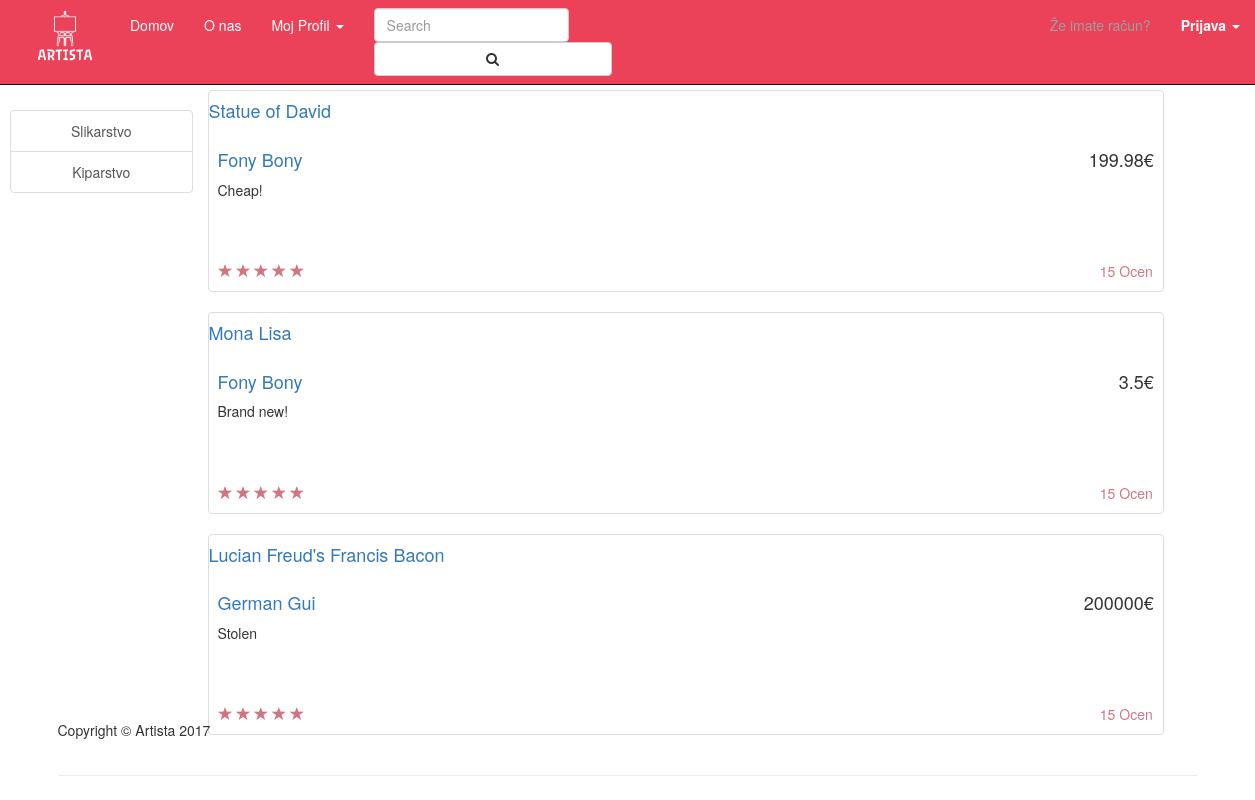
Screenshot of /SpletnaAplikacija/index.php/homepage with the database file from the repository.
### tables this page shows
CREATE TABLE IF NOT EXISTS `listing` (
  `id` INT NOT NULL AUTO_INCREMENT,
  `seller` INT NOT NULL,
  `price` FLOAT NOT NULL,
  `description` VARCHAR(1000) NOT NULL,
  `timestamp` DATETIME NOT NULL DEFAULT CURRENT_TIMESTAMP,
  `shown` TINYINT NOT NULL,
  `category` INT NOT NULL,
  `mainPic` INT NULL,
  `name` VARCHAR(45) NOT NULL,
  PRIMARY KEY (`id`),
  INDEX `id_idx` (`seller` ASC),
  INDEX `id_idx1` (`category` ASC),
  INDEX `idPicture_idx` (`mainPic` ASC),
  CONSTRAINT `fk_listing_seller`
    FOREIGN KEY (`seller`)
    REFERENCES `seller` (`id`)
    ON DELETE RESTRICT
    ON UPDATE CASCADE,
  CONSTRAINT `fk_listing_category`
    FOREIGN KEY (`category`)
    REFERENCES `category` (`id`)
    ON DELETE RESTRICT
    ON UPDATE CASCADE,
  CONSTRAINT `fk_listing_picture`
    FOREIGN KEY (`mainPic`)
    REFERENCES `picture` (`id`)
    ON DELETE RESTRICT
    ON UPDATE CASCADE);

CREATE TABLE IF NOT EXISTS `user` (
  `id` INT NOT NULL AUTO_INCREMENT,
  `name` VARCHAR(45) NOT NULL,
  `email` VARCHAR(100) NOT NULL,
  `pwdhash` VARCHAR(45) NOT NULL,
  `regTimestamp` DATETIME NOT NULL DEFAULT CURRENT_TIMESTAMP,
  `type` INT NOT NULL DEFAULT 0,
  PRIMARY KEY (`id`));

### SpletnaAplikacija/controller/UserController.php (called while the page is built, shortened)
<?php
require_once("model/ListingDB.php");
require_once("ViewHelper.php");
class UserController
{
    public static function showHomepage(){
        $listings = [
            "listings" => ListingDB::getAllListings()
        ];
        ViewHelper::render("view/homepage.php", $listings);
    }
}

### SpletnaAplikacija/model/ListingDB.php (called while the page is built, shortened)
<?php
class ListingDB
{
    public static function getAllListings(){
        $db = DBInit::getInstance();
        $statement = $db->prepare("SELECT listing.*, artista.user.name as username, picture.path
FROM listing
LEFT JOIN picture ON listing.mainPic = picture.id
LEFT JOIN seller ON listing.seller = seller.id
LEFT JOIN artista.user ON seller.user = artista.user.id");
        $statement->execute();
        return $statement->fetchAll();
    }
}

### SpletnaAplikacija/view/homepage.php (the view, shortened to what this page needs)
<!DOCTYPE html>
<html lang="en">
<head>
    <link href="<?= CSS_URL . "bootstrap.css" ?>" rel="stylesheet">
    <link href="<?= CSS_URL . "shop-homepage.css" ?>" rel="stylesheet">
    <link href="<?= CSS_URL . "artista.css" ?>" rel="stylesheet">
    <link rel="stylesheet" href="https://cdnjs.cloudflare.com/ajax/libs/font-awesome/4.7.0/css/font-awesome.min.css">
</head>
<body>
<nav class="navbar navbar-default navbar-inverse navbar-fixed-top" role="navigation">
    <div class="container-fluid">
        <div class="navbar-header bg-art">
            <img href="<?= BASE_URL . "homepage"?>" class="navbar-image" src="<?= PIC_URL . "logo.png" ?>" id="logo" href="#">
        </div>
        <div class="collapse navbar-collapse bg-art" id="bs-example-navbar-collapse-1">
            <ul class="nav navbar-nav ">
                <li class="bg-art"><a href="<?= BASE_URL . "homepage"?>">Domov</a></li>
                <li class="bg-art"><a href="<?= BASE_URL . "about"?>">O nas</a></li>
                <li class="dropdown">
                    <a href="#" class="dropdown-toggle " data-toggle="dropdown">Moj Profil <span class="caret"></span></a>
                </li>
            </ul>
            <form class="navbar-form navbar-left" role="search">
                <div class="form-group">
                    <input type="text" class="form-control" placeholder="Search">
                </div>
                <button type="submit" class="btn btn-default"><i class="fa fa-search" aria-hidden="true"></i></button>
            </form>
                <?php
                    if (isset($_SESSION["login"])){
                        ?>
                        <ul class="nav navbar-nav navbar-right">
                            <li class="dropdown">
                                <a href="<?= BASE_URL . "logout" ?>" ><b>Odjava</b></a>
                            </li>
                        </ul>
                        <?php
                    }else{
                        ?>
                    <ul class="nav navbar-nav navbar-right">
                        <li><p class="navbar-text">Že imate račun?</p></li>
                        <li class="dropdown">
                            <a href="#" class="dropdown-toggle" data-toggle="dropdown"><b>Prijava</b> <span class="caret"></span></a>
                        </li>
                    </ul>
                        <?php
                    }
                ?>
        </div>
    </div>
</nav>
<div class="art-container">
    <div class="row">
        <div class="col-md-2">
            <div class="list-group">
                <a href="<?= VIEW_URL . "slikarstvo.html" ?>" class="list-group-item">Slikarstvo</a>
                <a href="<?= VIEW_URL . "kiparstvo.html" ?>" class="list-group-item">Kiparstvo</a>
            </div>
        </div>
        <div class="col-md-9">
            <div class="row">
                <?php
                    if (isset($_SESSION["login"])){
                        foreach ($listings as $listing){
                            ?><div class="col-sm-4 col-lg-4 col-md-4">
                            <div class="thumbnail">
                                <div>
                                    <h4><a href="#"><?= $listing["name"] ?></a>
                                    </h4>
                                </div>
                                <img src="<?= UPIC_URL . $listing["path"] ?>" alt="">
                                <div class="caption">
                                    <h4 class="pull-right"><?= $listing["price"] ?>€</h4>
                                    <h4><a href="#"><?= $listing["username"] ?></a>
                                    </h4>
                                    <p><?= $listing["description"] ?></p>
                                </div>
                                <div>
                                    <button><a href="<?= BASE_URL . "purchase" ?>">Kupi zdaj!</a> </button>
                                </div>
                                <div class="ratings">
                                    <p class="pull-right">15 Ocen</p>
                                    <p>
                                        <span class="glyphicon glyphicon-star"></span>
                                        <span class="glyphicon glyphicon-star"></span>
                                        <span class="glyphicon glyphicon-star"></span>
                                        <span class="glyphicon glyphicon-star"></span>
                                        <span class="glyphicon glyphicon-star"></span>
                                    </p>
                                </div>
                            </div>
                            </div>
                        <?php }
                    }else{
                        foreach ($listings as $listing){
                        ?><div class="thumbnail">
                            <div>
                                <h4><a href="#"><?= $listing["name"] ?></a>
                                </h4>
                            </div>
                            <div class="caption">
                                <h4 class="pull-right"><?= $listing["price"] ?>€</h4>
                                <h4><a href="#"><?= $listing["username"] ?></a>
                                </h4>
                                <p><?= $listing["description"] ?></p>
                            </div>
                            <div class="ratings">
                                <p class="pull-right">15 Ocen</p>
                                <p>
                                    <span class="glyphicon glyphicon-star"></span>
                                    <span class="glyphicon glyphicon-star"></span>
                                    <span class="glyphicon glyphicon-star"></span>
                                    <span class="glyphicon glyphicon-star"></span>
                                    <span class="glyphicon glyphicon-star"></span>
                                </p>
                            </div>
                            </div>
                    <?php }
                     } ?>
            </div>
        </div>
    </div>
</div>
<div class="container">
    <hr>
    <footer class="art-footer">
        <div class="row">
            <div class="col-lg-12">
                <p>Copyright &copy; Artista 2017</p>
            </div>
        </div>
    </footer>
</div>
</body>
</html>

### SpletnaAplikacija/index.php (shortened to what this page needs)
<?php
require_once("controller/UserController.php");
$path = isset($_SERVER["PATH_INFO"]) ? trim($_SERVER["PATH_INFO"], "/") : "";
$urls = [
    "homepage" => function () {
        UserController::showHomepage();
    },
    "login" => function(){
        if ($_SERVER["REQUEST_METHOD"] == "POST") {
            UserController::login();
        }else{
            UserController::showHomepage();
        }
    },
	"purchase" => function(){
        UserController::showPurchasePage();
    },
    "editportfolio" => function () {
        UserController::showEditPortfolio();
    },
    "portfolioinfo" => function () {
        if ($_SERVER["REQUEST_METHOD"] == "POST") {
            UserController::editportfolio();
        }
        UserController::showEditPortfolio();
    },
    "logout"  => function(){
        session_unset();
        session_destroy();
        UserController::showHomepage();
    },
	"upload" => function(){
        UserController::showUploadPage();
    },
    "uploadListing" => function(){
        if ($_SERVER["REQUEST_METHOD"] == "POST") {
            ListingController::uploadListing();
        }else{
            UserController::showUploadPage();
        }
    },
    "portfolio" => function(){
        UserController::showPortfolioPage();
    },
    "myproduct" => function(){
        UserController::showMyProducts();
    },
    "projects" => function () {
        ProjectController::showProjects();
    },
    "" => function() {
        ViewHelper::redirect(BASE_URL . "homepage");
    },
    "registrationpage" => function () {
        UserController::showRegistrationPage();
    },
    "register" => function(){
        echo "123123";
        if ($_SERVER["REQUEST_METHOD"] == "POST") {
            UserController::register();
        }else{
            UserController::showHomepage();
        }
    }
];
try {
    if (isset($urls[$path])) {
        $urls[$path]();
    } else {
        ViewHelper::error400("This page doesn't exist!");
    }
} catch (Exception $e) {
    ViewHelper::error400($e);
} finally {
    exit();
}

### SpletnaAplikacija/ViewHelper.php (shortened to what this page needs)
<?php
class ViewHelper
{
    public static function render($file, $variables = array()) {
        extract($variables);
        include($file);
        $renderedView = ob_get_clean();
        echo $renderedView;
    }
}

### SpletnaAplikacija/assets/css/shop-homepage.css (style rules this page uses)
body { padding-top: 70px; }
.caption { height: 130px; overflow: hidden; }
.caption h4 { white-space: nowrap; }
.ratings { padding-right: 10px; padding-left: 10px; color: #d17581; }
.thumbnail { padding: 0; }
footer { margin: 50px 0; }

### SpletnaAplikacija/assets/css/artista.css (style rules this page uses)
.container-fluid { background-color: #ec4259; }
.navbar-inverse .navbar-nav>li>a { color: #fff; }
#logo { width: 100px; height: 0 auto; }
body { width: 100%; height: 100%; }
button { background: #ec4259; background-image: -webkit-linear-gradient(top,#ec4259, #ef677a); background-image: -moz-linear-gradient(top, #ec4259, #ef677a); background-image: -ms-linear-gradient(top, #ec4259, #ef677a); background-image: -o-linear-gradient(top, #ec4259, #ef677a); background-image: linear-gradient(to bottom, #ec4259, #ef677a); -webkit-border-radius: 28; -moz-border-radius: 28; border-radius: 28px; font-family: Arial; color: #ffffff; font-size: 20px; padding: 10px 20px 10px 20px; text-decoration: none; width: 100%; }
.art-container { margin: 20px 0px 0px 10px; }
.bg-art { background-color: #ec4259; color: white; }
.list-group { text-align: center; color: #ec4259; }
.art-footer { position: absolute; bottom: 0; margin-left: auto; margin-right: auto; padding: 0; width: 100%; line-height: 20px; }

### rows the page displays
listing: name "Statue of David", price "199.98", user.name "Fony Bony", description "Cheap!"
listing: name "Mona Lisa", price "3.5", user.name "Fony Bony", description "Brand new!"
listing: name "Lucian Freud's Francis Bacon", price "200000", user.name "German Gui", description "Stolen"
